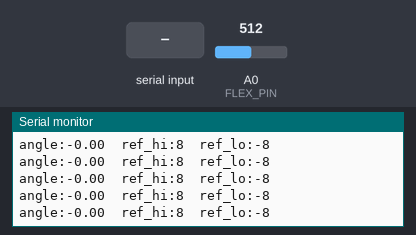
Simulated run of this sketch. Board: Arduino Uno, built with avr-gcc and run on an emulated ATmega328P. On the bench: the last lines printed to the serial monitor. Inputs (shaded band) come from the test bench; at power-on: A0 (FLEX_PIN) = 512.

Above: at 3.5 s.
3.6 s: A0 (FLEX_PIN) set to 716
At 3.73 s:
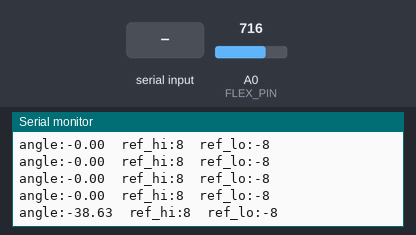
5.1 s: A0 (FLEX_PIN) set to 900
At 5.13 s:
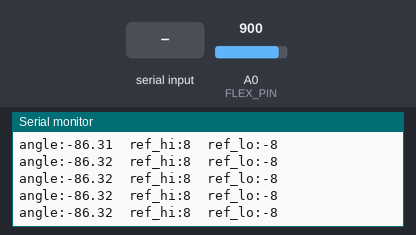
6.6 s: "s" received over Serial
At 8.83 s:
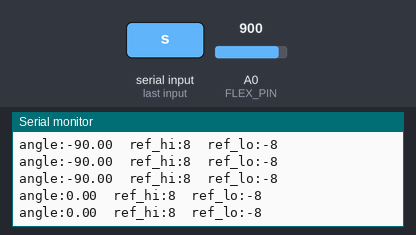
Timing chart, 0 to 10.3 s (numbered marks = the images above; inputs shaded):
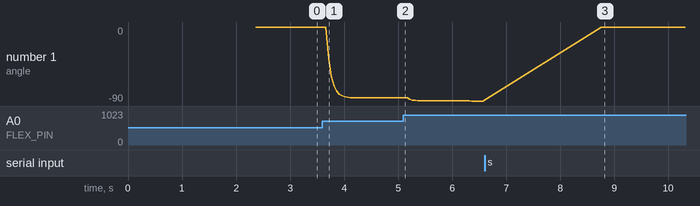

The sketch:

flex_sensor.ino
```cpp
/******************************************************************************
  Flex sensor -> vinkel (−90..+90) til Serial Plotter
  Støyreduksjon som fortsatt fanger ~2° endringer:
   - Median(5) på råvinkel
   - Leaky deadband (±0.6°) med liten gain under terskel, stor over
   - EMA-glatting for jevn kurve
  Re-kalibrer "rett" med 's' i serie/plotter.
******************************************************************************/
const int   FLEX_PIN = A0;       // til A0
const float VCC      = 4.98;     // mål faktisk 5V/3.3V
const float R_DIV    = 47500.0;  // mål faktisk ohm

// Motstandsforhold for ~90° (SparkFun: 90000/37300 ≈ 2.41)
const float BEND_RATIO_AT_90 = 90000.0f / 37300.0f;

// Samplings-/filteroppsett
const int   NUM_SAMPLES   = 10;     // ADC-avg for mindre støy
const unsigned long DT_MS = 50;     // ~20 Hz

// Referanselinjer til plotter (låser y-aksen)
const float REF_HI =  8.0f;
const float REF_LO = -8.0f;

// --- Støyfiltre (tweak disse) ---
const float DB_EPS_DEG = 0.6f;   // deadband ±0.6° (under dette: svært tregt)
const float K_SMALL    = 0.05f;  // gain når |feil| < DB_EPS_DEG
const float K_LARGE    = 0.35f;  // gain når |feil| ≥ DB_EPS_DEG
const float EMA_ALPHA  = 0.15f;  // ekstra glatting etter deadband (0..1)

// Kalibrerte verdier
float R_straight = NAN;          // motstand ved “rett”

// Tilstand
unsigned long tPrev = 0;
float angle_deg_smooth = 0.0f;

// Medianbuffer
float a_buf[5] = {0,0,0,0,0};
int   a_idx = 0;
bool  a_filled = false;

void setup() {
  Serial.begin(115200);
  pinMode(FLEX_PIN, INPUT);
  delay(200);
  calibrateStraight();          // hold sensoren rett ved oppstart
  angle_deg_smooth = 0.0f;
}

void loop() {
  // Re-kalibrer med 's'
  if (Serial.available()) {
    int c = Serial.read();
    if (c == 's' || c == 'S') {
      calibrateStraight();
      angle_deg_smooth = 0.0f;
    }
  }

  unsigned long now = millis();
  if (now - tPrev < DT_MS) return;
  tPrev = now;

  // 1) Les og konverter til signert vinkel
  float R     = readFlexResistance();
  float a_raw = resistanceToAngleSigned(R);      // kan være −90..+90
  a_raw       = constrain(a_raw, -90.0f, 90.0f);

  // 2) Median(5) mot spikes
  pushAngle(a_raw);
  float a_med = median5();

  // 3) Leaky deadband: liten gain for mikrobevegelser, stor for reelle endringer
  float err = a_med - angle_deg_smooth;
  float k   = (fabs(err) < DB_EPS_DEG) ? K_SMALL : K_LARGE;
  angle_deg_smooth += k * err;

  // 4) Ekstra jevning (EMA) for pen kurve
  angle_deg_smooth = angle_deg_smooth + EMA_ALPHA * (a_med - angle_deg_smooth);
  angle_deg_smooth = constrain(angle_deg_smooth, -90.0f, 90.0f);

  // --- Utskrift: én linje med 3 serier (låser skala) ---
  Serial.print("angle:");
  Serial.print(angle_deg_smooth, 2);
  Serial.print('\t');
  Serial.print("ref_hi:");
  Serial.print(REF_HI, 0);
  Serial.print('\t');
  Serial.print("ref_lo:");
  Serial.println(REF_LO, 0);
}

/*** Hjelpefunksjoner ***/

// Kalibrer "rett": gjennomsnitt over kort tid
void calibrateStraight() {
  const int N = 50;
  const int step_ms = 40;
  double acc = 0.0;
  for (int i = 0; i < N; i++) {
    acc += readFlexResistance();
    delay(step_ms);
  }
  R_straight = acc / N;

  // Nullstill medianbuffer og vinkel
  for (int i = 0; i < 5; i++) a_buf[i] = 0.0f;
  a_idx = 0; a_filled = false;
}

// Les ADC og regn om til motstand
float readFlexResistance() {
  long acc = 0;
  for (int i = 0; i < NUM_SAMPLES; i++) {
    acc += analogRead(FLEX_PIN);
    delayMicroseconds(200);
  }
  float adc = (float)acc / NUM_SAMPLES;

  float flexV = adc * VCC / 1023.0f;
  if (flexV < 0.001f) flexV = 0.001f; // vern mot div/0

  // R_flex = R_DIV * (Vcc/Vout - 1)
  float R_flex = R_DIV * (VCC / flexV - 1.0f);
  return R_flex;
}

// Tosidig vinkel via log-forhold rundt "rett"
float resistanceToAngleSigned(float R_flex) {
  if (isnan(R_straight) || R_straight <= 0.0f) return 0.0f;

  float ratio = R_flex / R_straight;
  if (ratio < 0.001f) ratio = 0.001f;

  float scale = log(BEND_RATIO_AT_90);
  if (scale <= 0.0f) return 0.0f;

  float angle = 90.0f * (log(ratio) / scale); // negativ om R < R_straight
  return angle;
}

// --- Median(5) verktøy ---
void pushAngle(float a) {
  a_buf[a_idx] = a;
  a_idx = (a_idx + 1) % 5;
  if (!a_filled && a_idx == 0) a_filled = true;
}

float median5() {
  // Hvis ikke fylt ennå, bruk gjennomsnitt av det vi har
  int n = a_filled ? 5 : max(1, a_idx);
  float tmp[5];
  for (int i = 0; i < n; i++) tmp[i] = a_buf[i];

  // Enkel sortering (n ≤ 5)
  for (int i = 0; i < n-1; i++) {
    for (int j = i+1; j < n; j++) {
      if (tmp[j] < tmp[i]) {
        float t = tmp[i]; tmp[i] = tmp[j]; tmp[j] = t;
      }
    }
  }

  if (n == 1) return tmp[0];
  if (n == 2) return 0.5f * (tmp[0] + tmp[1]);
  if (n == 3) return tmp[1];
  if (n == 4) return 0.5f * (tmp[1] + tmp[2]);
  return tmp[2]; // n==5 median
}
```

Measured:
- after the input at 3.6 s, the serial monitor: prints a new line after 0.11 s (image 1)
- after the input at 6.6 s, the serial monitor: prints a new line after 2.2 s (image 3)
- plotted number 1: 0 → -86.32 after the input at 3.6 s, -86.32 → -90 after the input at 5.1 s
